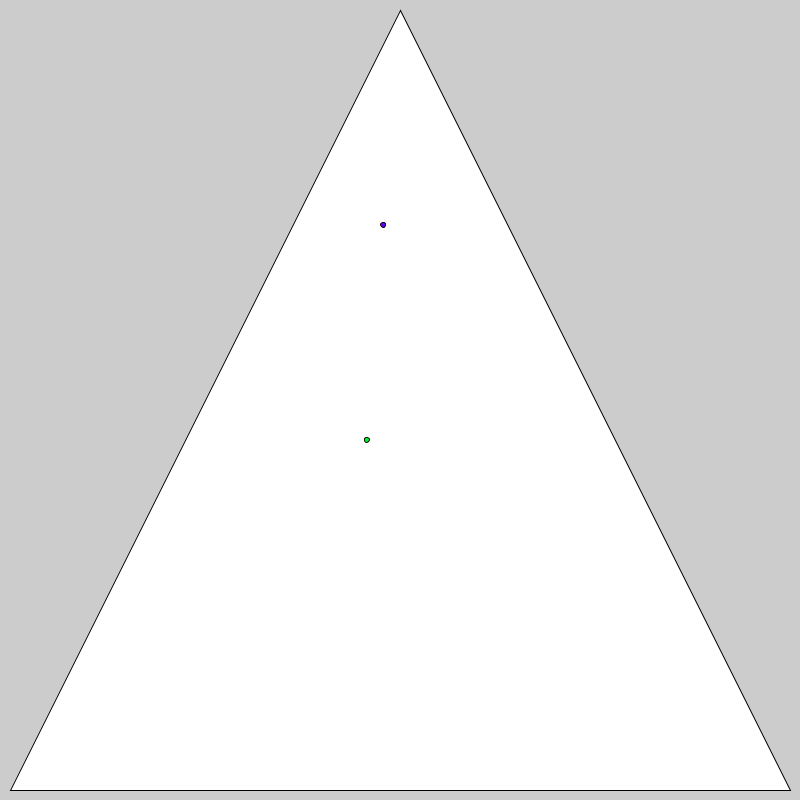
Frame 1 (no input)
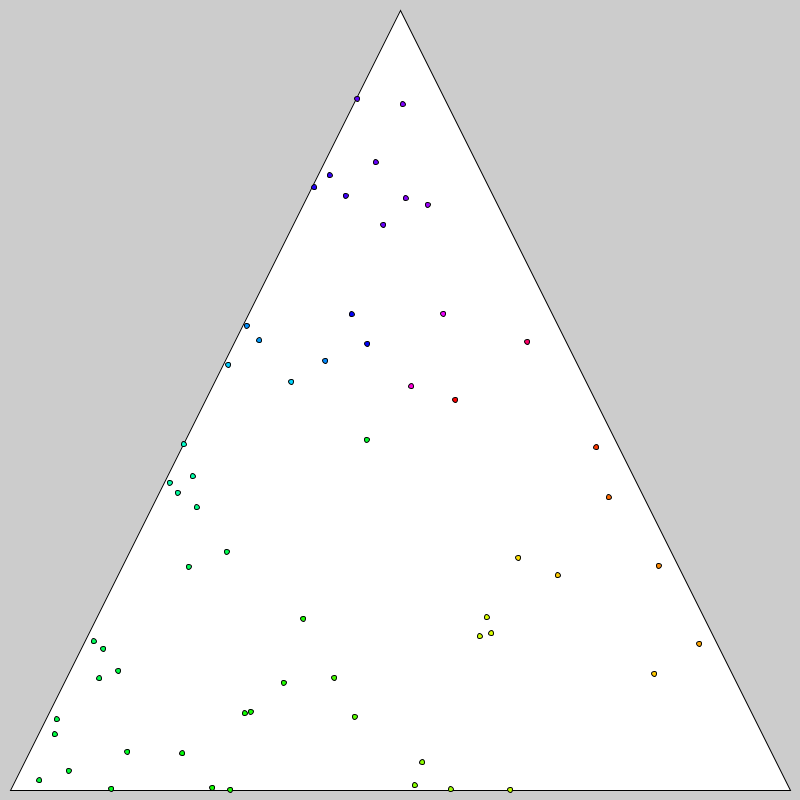
Frame 60 (the mouse pressed at the canvas centre just before this capture)
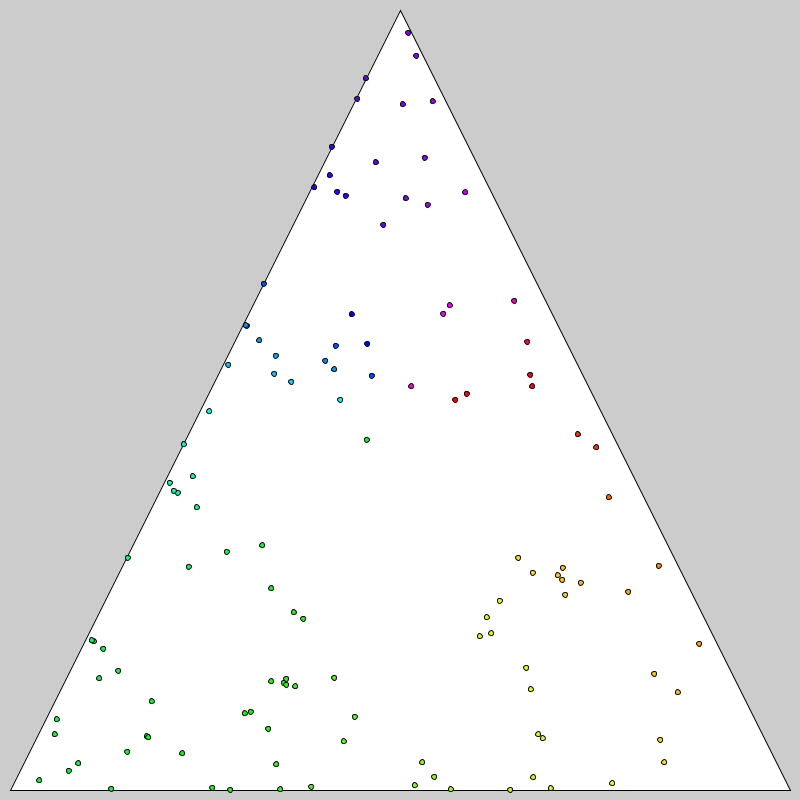
Frame 120 (the mouse held since frame 60 and released just before this capture)

The Processing sketch that drew these frames (run headless with seeded random() and noise(); from frame 60 on, the mouse is pressed at the canvas centre):

// Processing sketch: triagnel
// ── triagnel.pde
int numPoints = 10000;
point[] points;
point currentPoint;
int curIndex = 1;
int curFrameRate = 10;

point[] corners;

void setup(){
  frameRate(curFrameRate);
  colorMode(HSB, 360, 100, 100);
  size(800, 800);
  initTriangle();
  initPoint();
}

void initTriangle(){
  //define arrays
  points = new point[numPoints];
  corners = new point[3];
  
  //define corners
  corners[0] = new point(10, height - 10);
  corners[1] = new point(width / 2, 10);
  corners[2] = new point(width - 10, height - 10);
  
  //make that thang
  makeTriangle();
}

void draw(){
  //prevent out of bounds
  if(curIndex >= numPoints){
    return;
  }
  
  //choose rand corner
  point corner = corners[int(random(3))];
      
  //calc avg pos
  float avgX = (currentPoint.x + corner.x) * 0.5;
  float avgY = (currentPoint.y + corner.y) * 0.5;
      
  //make point at avg pos and set it to the current point
  points[curIndex] = new point(avgX, avgY);
  points[curIndex].display();
  
  currentPoint = points[curIndex];
  
  //increment
  curIndex++;
  
  curFrameRate += 1;
  print(curFrameRate, "\n");
  frameRate(curFrameRate);
}

void initPoint(){
  //put at random position in the triangle
  points[0] = new point(random(width), random(height));
  while(!(isInTriangle(points[0]))){
    points[0].newPos();
  }
  
  //show it
  points[0].display();
  
  currentPoint = points[0];
}

void makeTriangle(){
  //get the corners
  point p1 = corners[0];
  point p2 = corners[1];
  point p3 = corners[2];
  
  //make a triangle
  triangle(p1.x, p1.y, p2.x, p2.y, p3.x, p3.y);
}
  
boolean isInTriangle(point point){
  //calculate totals
  float totalBase = corners[2].x - corners[0].x;
  float totalHeight = corners[0].y - corners[1].y;
  float totalArea = (totalBase * totalHeight * 0.5);
  
  //calculate all traingles using the point
  float A1 = findArea(point, corners[1], corners[2]);
  float A2 = findArea(point, corners[0], corners[2]);
  float A3 = findArea(point, corners[0], corners[1]);
  
  //if in the triangle, the areas should add up to totalarea
  return (totalArea == A1 + A2 + A3);
}

float findArea(point p0, point p1, point p2){
  //calc area of a traingle given 3 points
  return abs((p0.x * (p1.y - p2.y) + p1.x * (p2.y - p0.y) + p2.x * (p0.y - p1.y)) / 2.0);
}

// ── point.pde
class point{
  float x, y;
  point(float dx, float dy){
    x = dx;
    y = dy;
  }
  
  void display(){
    //find angle to center
    float dx = x - (width * 0.5);
    float dy = y - (height * 0.5);
    float angle = atan2(dy, dx);
    
    // Map the angle to the range [0, 360]
    angle = degrees(angle);
    if (angle < 0) {
      angle += 360;
    }
    
    //draw circle
    fill(angle, 100, 100);
    circle(x, y, 5);
  }
  
  void newPos(){
    //random pos
    x = random(width);
    y = random(height);
  }
};
